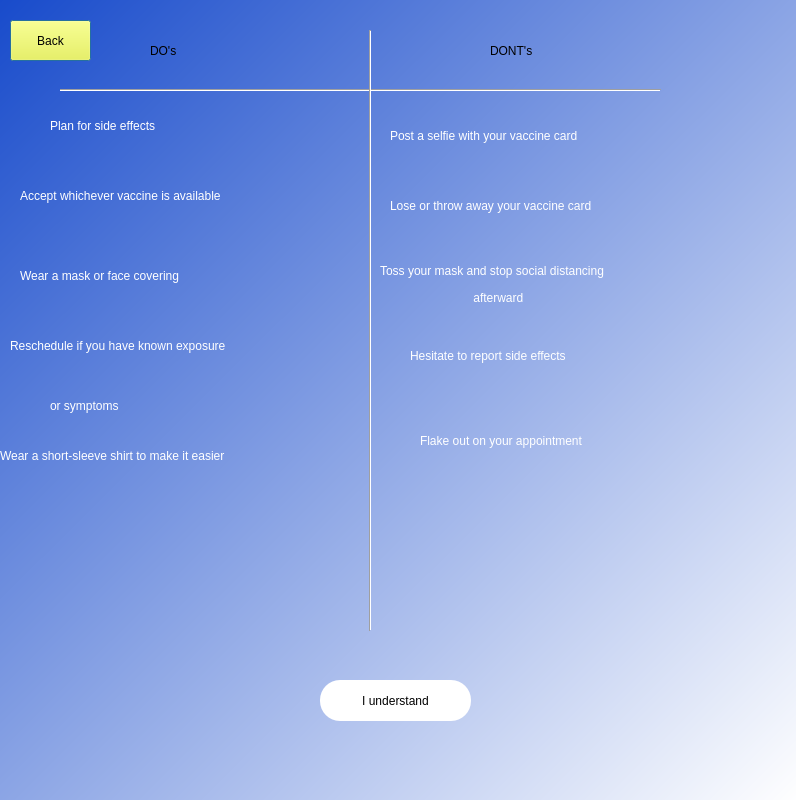
<?xml version="1.0" encoding="UTF-8"?>
<ui version="4.0">
 <class>Dialog</class>
 <widget class="QDialog" name="Dialog">
  <property name="geometry">
   <rect>
    <x>0</x>
    <y>0</y>
    <width>796</width>
    <height>800</height>
   </rect>
  </property>
  <property name="windowTitle">
   <string>Dialog</string>
  </property>
  <property name="styleSheet">
   <string notr="true">QWidget#widget{background-color: qlineargradient(spread:pad, x1:0, y1:0, x2:1, y2:1, stop:0 rgba(24, 75, 203, 255), stop:1 rgba(255, 255, 255, 255));}</string>
  </property>
  <widget class="QWidget" name="widget" native="true">
   <property name="geometry">
    <rect>
     <x>0</x>
     <y>0</y>
     <width>800</width>
     <height>800</height>
    </rect>
   </property>
   <widget class="QPushButton" name="back">
    <property name="geometry">
     <rect>
      <x>10</x>
      <y>20</y>
      <width>81</width>
      <height>41</height>
     </rect>
    </property>
    <property name="styleSheet">
     <string notr="true">background-color: rgb(255, 255, 43);</string>
    </property>
    <property name="text">
     <string>Back</string>
    </property>
   </widget>
   <widget class="QLabel" name="label_9">
    <property name="geometry">
     <rect>
      <x>390</x>
      <y>180</y>
      <width>311</width>
      <height>51</height>
     </rect>
    </property>
    <property name="styleSheet">
     <string notr="true">font: 11pt &quot;MS Shell Dlg 2&quot;;
color: rgb(255, 255, 255);</string>
    </property>
    <property name="text">
     <string>Lose or throw away your vaccine card</string>
    </property>
   </widget>
   <widget class="QLabel" name="label_2">
    <property name="geometry">
     <rect>
      <x>50</x>
      <y>100</y>
      <width>231</width>
      <height>51</height>
     </rect>
    </property>
    <property name="styleSheet">
     <string notr="true">font: 11pt &quot;MS Shell Dlg 2&quot;;
color: rgb(255, 255, 255);</string>
    </property>
    <property name="text">
     <string>Plan for side effects</string>
    </property>
   </widget>
   <widget class="Line" name="line_2">
    <property name="geometry">
     <rect>
      <x>60</x>
      <y>80</y>
      <width>601</width>
      <height>20</height>
     </rect>
    </property>
    <property name="orientation">
     <enum>Qt::Horizontal</enum>
    </property>
   </widget>
   <widget class="QLabel" name="label_5">
    <property name="geometry">
     <rect>
      <x>10</x>
      <y>320</y>
      <width>341</width>
      <height>51</height>
     </rect>
    </property>
    <property name="styleSheet">
     <string notr="true">font: 11pt &quot;MS Shell Dlg 2&quot;;
color: rgb(255, 255, 255);
</string>
    </property>
    <property name="text">
     <string>Reschedule if you have known exposure</string>
    </property>
   </widget>
   <widget class="QLabel" name="label_14">
    <property name="geometry">
     <rect>
      <x>470</x>
      <y>290</y>
      <width>81</width>
      <height>16</height>
     </rect>
    </property>
    <property name="styleSheet">
     <string notr="true">font: 11pt &quot;MS Shell Dlg 2&quot;;
color: rgb(255, 255, 255);</string>
    </property>
    <property name="text">
     <string> afterward </string>
    </property>
   </widget>
   <widget class="QLabel" name="label_6">
    <property name="geometry">
     <rect>
      <x>0</x>
      <y>440</y>
      <width>341</width>
      <height>31</height>
     </rect>
    </property>
    <property name="styleSheet">
     <string notr="true">font: 11pt &quot;MS Shell Dlg 2&quot;;
color: rgb(255, 255, 255);</string>
    </property>
    <property name="text">
     <string>Wear a short-sleeve shirt to make it easier</string>
    </property>
   </widget>
   <widget class="QPushButton" name="pushButton">
    <property name="geometry">
     <rect>
      <x>320</x>
      <y>680</y>
      <width>151</width>
      <height>41</height>
     </rect>
    </property>
    <property name="styleSheet">
     <string notr="true">background-color: rgb(255, 255, 255);
border-radius:20px</string>
    </property>
    <property name="text">
     <string>I understand</string>
    </property>
   </widget>
   <widget class="QLabel" name="label_13">
    <property name="geometry">
     <rect>
      <x>50</x>
      <y>390</y>
      <width>151</width>
      <height>31</height>
     </rect>
    </property>
    <property name="styleSheet">
     <string notr="true">font: 11pt &quot;MS Shell Dlg 2&quot;;
color: rgb(255, 255, 255);
</string>
    </property>
    <property name="text">
     <string>or symptoms</string>
    </property>
   </widget>
   <widget class="QLabel" name="label_11">
    <property name="geometry">
     <rect>
      <x>410</x>
      <y>340</y>
      <width>261</width>
      <height>31</height>
     </rect>
    </property>
    <property name="styleSheet">
     <string notr="true">font: 11pt &quot;MS Shell Dlg 2&quot;;
color: rgb(255, 255, 255);</string>
    </property>
    <property name="text">
     <string>Hesitate to report side effects</string>
    </property>
   </widget>
   <widget class="QLabel" name="label_8">
    <property name="geometry">
     <rect>
      <x>390</x>
      <y>110</y>
      <width>301</width>
      <height>51</height>
     </rect>
    </property>
    <property name="styleSheet">
     <string notr="true">font: 11pt &quot;MS Shell Dlg 2&quot;;
color: rgb(255, 255, 255);</string>
    </property>
    <property name="text">
     <string>Post a selfie with your vaccine card</string>
    </property>
   </widget>
   <widget class="QLabel" name="label_7">
    <property name="geometry">
     <rect>
      <x>150</x>
      <y>40</y>
      <width>61</width>
      <height>21</height>
     </rect>
    </property>
    <property name="styleSheet">
     <string notr="true">font: 75 10pt &quot;MS Shell Dlg 2&quot;;
font: 75 12pt &quot;MS Shell Dlg 2&quot;;</string>
    </property>
    <property name="text">
     <string>DO's</string>
    </property>
   </widget>
   <widget class="QLabel" name="label_10">
    <property name="geometry">
     <rect>
      <x>380</x>
      <y>260</y>
      <width>351</width>
      <height>21</height>
     </rect>
    </property>
    <property name="styleSheet">
     <string notr="true">font: 11pt &quot;MS Shell Dlg 2&quot;;
color: rgb(255, 255, 255);</string>
    </property>
    <property name="text">
     <string>Toss your mask and stop social distancing</string>
    </property>
   </widget>
   <widget class="Line" name="line">
    <property name="geometry">
     <rect>
      <x>360</x>
      <y>30</y>
      <width>20</width>
      <height>601</height>
     </rect>
    </property>
    <property name="orientation">
     <enum>Qt::Vertical</enum>
    </property>
   </widget>
   <widget class="QLabel" name="label_3">
    <property name="geometry">
     <rect>
      <x>20</x>
      <y>160</y>
      <width>311</width>
      <height>71</height>
     </rect>
    </property>
    <property name="styleSheet">
     <string notr="true">font: 11pt &quot;MS Shell Dlg 2&quot;;
color: rgb(255, 255, 255);</string>
    </property>
    <property name="text">
     <string>Accept whichever vaccine is available </string>
    </property>
   </widget>
   <widget class="QLabel" name="label">
    <property name="geometry">
     <rect>
      <x>490</x>
      <y>40</y>
      <width>71</width>
      <height>21</height>
     </rect>
    </property>
    <property name="styleSheet">
     <string notr="true">font: 75 12pt &quot;MS Shell Dlg 2&quot;;</string>
    </property>
    <property name="text">
     <string>DONT's</string>
    </property>
   </widget>
   <widget class="QLabel" name="label_4">
    <property name="geometry">
     <rect>
      <x>20</x>
      <y>240</y>
      <width>271</width>
      <height>71</height>
     </rect>
    </property>
    <property name="styleSheet">
     <string notr="true">font: 11pt &quot;MS Shell Dlg 2&quot;;
color: rgb(255, 255, 255);</string>
    </property>
    <property name="text">
     <string>Wear a mask or face covering</string>
    </property>
   </widget>
   <widget class="QLabel" name="label_12">
    <property name="geometry">
     <rect>
      <x>420</x>
      <y>420</y>
      <width>281</width>
      <height>41</height>
     </rect>
    </property>
    <property name="styleSheet">
     <string notr="true">font: 11pt &quot;MS Shell Dlg 2&quot;;
color: rgb(255, 255, 255);</string>
    </property>
    <property name="text">
     <string>Flake out on your appointment</string>
    </property>
   </widget>
  </widget>
 </widget>
 <resources>
  <include location="D:/Bgimages/do.qrc"/>
 </resources>
 <connections/>
</ui>
